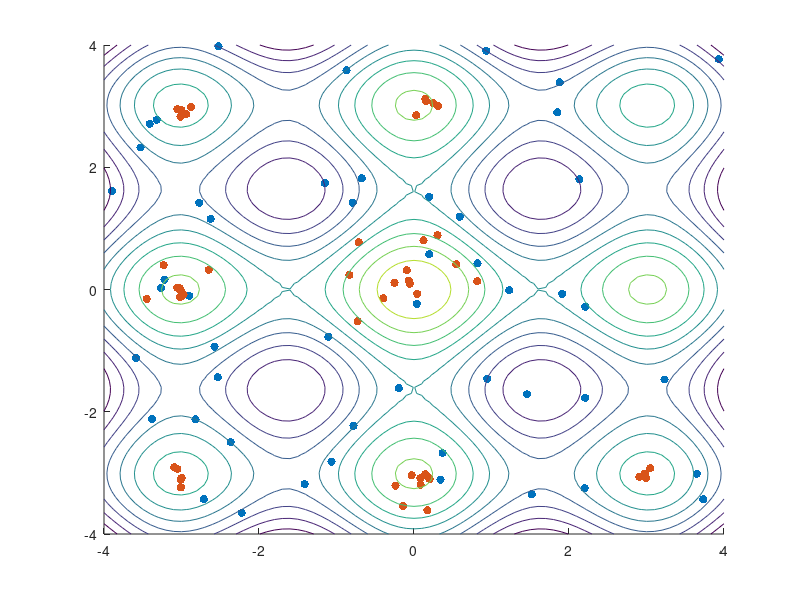

MATLAB code to generate this figure:
function Firefly_algorithm()
    function res=Intensity(x)
        res=-sum(x.^2+25*(sin(x).^2));
    end
    n=50;
    lb=-4;
    ub=4;
    dim=2; 
    pos=lb+(ub-lb)*rand(dim,n); % Positions of fireflies Dimention x Number of fireflies
    x_=pos(1,:);
    y_=pos(2,:);
    z_=Intensity(pos);
    scatter(x_,y_,'filled','DisplayName','Initial');
    hold on 
    T=20; % Number of iterations
    ii=1;
    beta=.5;
    gamma=1;
    alpha=.2;
    theta=.95;
    List_of_ans=zeros(dim,n,T);
    List_of_ans(:,:,1)=pos;
    Fitness=Intensity(pos); % Calculate the intensity
    while ii<=T % Run each step till max iteration is reached
        for jj=1:n
            temp=zeros(dim,1);
            for kk=1:n
                if (Fitness(kk)>Fitness(jj)) % Move the firefly if the other firefly is brighter
                    r_2=sum((pos(:,jj)-pos(:,kk)).^2);
                    temp=temp+beta*exp(-gamma*r_2)*(pos(:,kk)-pos(:,jj));
                end
            end
           pos(:,jj)=pos(:,jj)+temp+alpha*randn(dim,1);% Finally update the overall position of firefly
        end
        Fitness=Intensity(pos);
        List_of_ans(:,:,ii+1)=pos;
        alpha=alpha*theta;
        ii=ii+1;
    end
x_=pos(1,:);
y_=pos(2,:);
z_=Intensity(pos);
scatter(x_,y_,'filled','DisplayName','Final');
hold on 
x=-4:.1:4;
y=-4:.1:4;
length=size(x);
length=length(2);
z=zeros(length);
for ii=1:length
    z(ii,:)=Intensity([x(ii)*ones(1,length);y]);
end
% surf(x,y,z)
contour(x,y,z)
end

